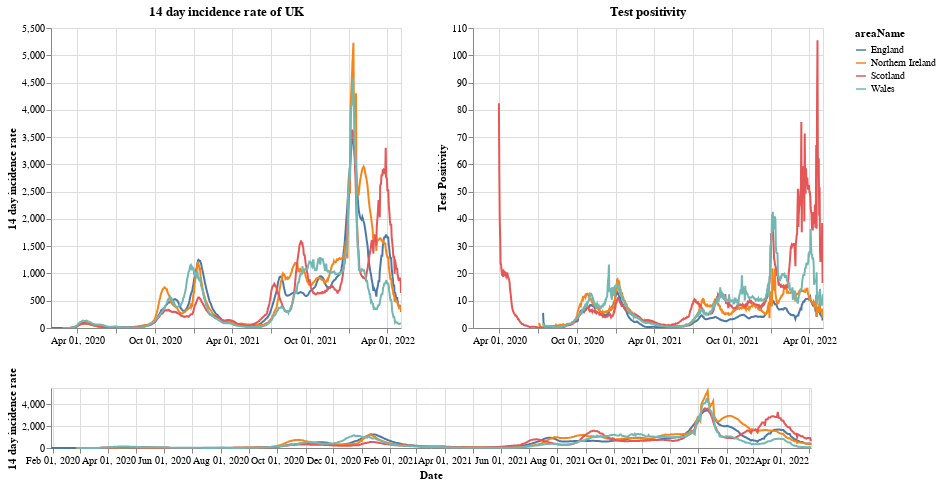

The code cell stored with this chart in its notebook:
### Markdown cell above
# Plots

First a plot with each country in the UK. The top right shows the positivity rate for (which is the percentage of registered tests which were positive) while the top left is the 14 day incidence rate. The bottom chart can be used to select the timeframe (does not work on a mobile device).

### Code cell
#collapse
brush = alt.selection(type='interval', name='DateBrush',encodings=['x'],fields=['Time'])
leg_selection = alt.selection_multi(fields=['areaName'], bind='legend')

base = alt.Chart(uk_cases).mark_line().encode(
    x=alt.X("yearmonthdate(date):T", axis=alt.Axis(title='Date')),
    y=alt.Y("twoWeeklyCasesRate:Q", axis=alt.Axis(title='14 day incidence rate')),
    tooltip=['areaName', 'date','twoWeeklyCasesRate', 'testPositivity'],
    color='areaName',
    opacity=alt.condition(leg_selection, alt.value(2), alt.value(0.1))
).add_selection(leg_selection).properties(width=350)

upper = base.encode(alt.X('yearmonthdate(date):T', axis=alt.Axis(title=''),
                         scale=alt.Scale(domain=brush))
                   ).properties(title=f'14 day incidence rate of UK')
upper_right = upper.encode(alt.Y('testPositivity:Q', axis=alt.Axis(title='Test Positivity'))).properties(title='Test positivity')
lower = base.properties(height=60, width = 760).add_selection(brush)

(upper | upper_right) & lower

### Figure 1 — Vega-Lite specification as saved in the notebook (floating-point values rounded to 4 significant figures; data arrays with more than 128 entries replaced by an {"elided": "..."} marker saying what was removed)
{"config": {"view": {"continuousWidth": 400, "continuousHeight": 300}}, "vconcat": [{"hconcat": [{"mark": "line", "encoding": {"color": {"type": "nominal", "field": "areaName"}, "opacity": {"condition": {"value": 2, "selection": "selector001"}, "value": 0.1}, "tooltip": [{"type": "nominal", "field": "areaName"}, {"type": "temporal", "field": "date"}, {"type": "quantitative", "field": "twoWeeklyCasesRate"}, {"type": "quantitative", "field": "testPositivity"}], "x": {"type": "temporal", "axis": {"title": ""}, "field": "date", "scale": {"domain": {"selection": "DateBrush"}}, "timeUnit": "yearmonthdate"}, "y": {"type": "quantitative", "axis": {"title": "14 day incidence rate"}, "field": "twoWeeklyCasesRate"}}, "selection": {"selector001": {"type": "multi", "fields": ["areaName"], "bind": "legend"}}, "title": "14 day incidence rate of UK", "width": 350}, {"mark": "line", "encoding": {"color": {"type": "nominal", "field": "areaName"}, "opacity": {"condition": {"value": 2, "selection": "selector001"}, "value": 0.1}, "tooltip": [{"type": "nominal", "field": "areaName"}, {"type": "temporal", "field": "date"}, {"type": "quantitative", "field": "twoWeeklyCasesRate"}, {"type": "quantitative", "field": "testPositivity"}], "x": {"type": "temporal", "axis": {"title": ""}, "field": "date", "scale": {"domain": {"selection": "DateBrush"}}, "timeUnit": "yearmonthdate"}, "y": {"type": "quantitative", "axis": {"title": "Test Positivity"}, "field": "testPositivity"}}, "selection": {"selector001": {"type": "multi", "fields": ["areaName"], "bind": "legend"}}, "title": "Test positivity", "width": 350}]}, {"mark": "line", "encoding": {"color": {"type": "nominal", "field": "areaName"}, "opacity": {"condition": {"value": 2, "selection": "selector001"}, "value": 0.1}, "tooltip": [{"type": "nominal", "field": "areaName"}, {"type": "temporal", "field": "date"}, {"type": "quantitative", "field": "twoWeeklyCasesRate"}, {"type": "quantitative", "field": "testPositivity"}], "x": {"type": "temporal", "axis": {"title": "Date"}, "field": "date", "timeUnit": "yearmonthdate"}, "y": {"type": "quantitative", "axis": {"title": "14 day incidence rate"}, "field": "twoWeeklyCasesRate"}}, "height": 60, "selection": {"selector001": {"type": "multi", "fields": ["areaName"], "bind": "legend"}, "DateBrush": {"type": "interval", "encodings": ["x"], "fields": ["Time"]}}, "width": 760}], "data": {"name": "data-5697a3ddb2b5445b1abe5f344c237040"}, "$schema": "https://vega.github.io/schema/vega-lite/v4.8.1.json", "datasets": {"data-5697a3ddb2b5445b1abe5f344c237040": {"elided": "3216 records"}}}
